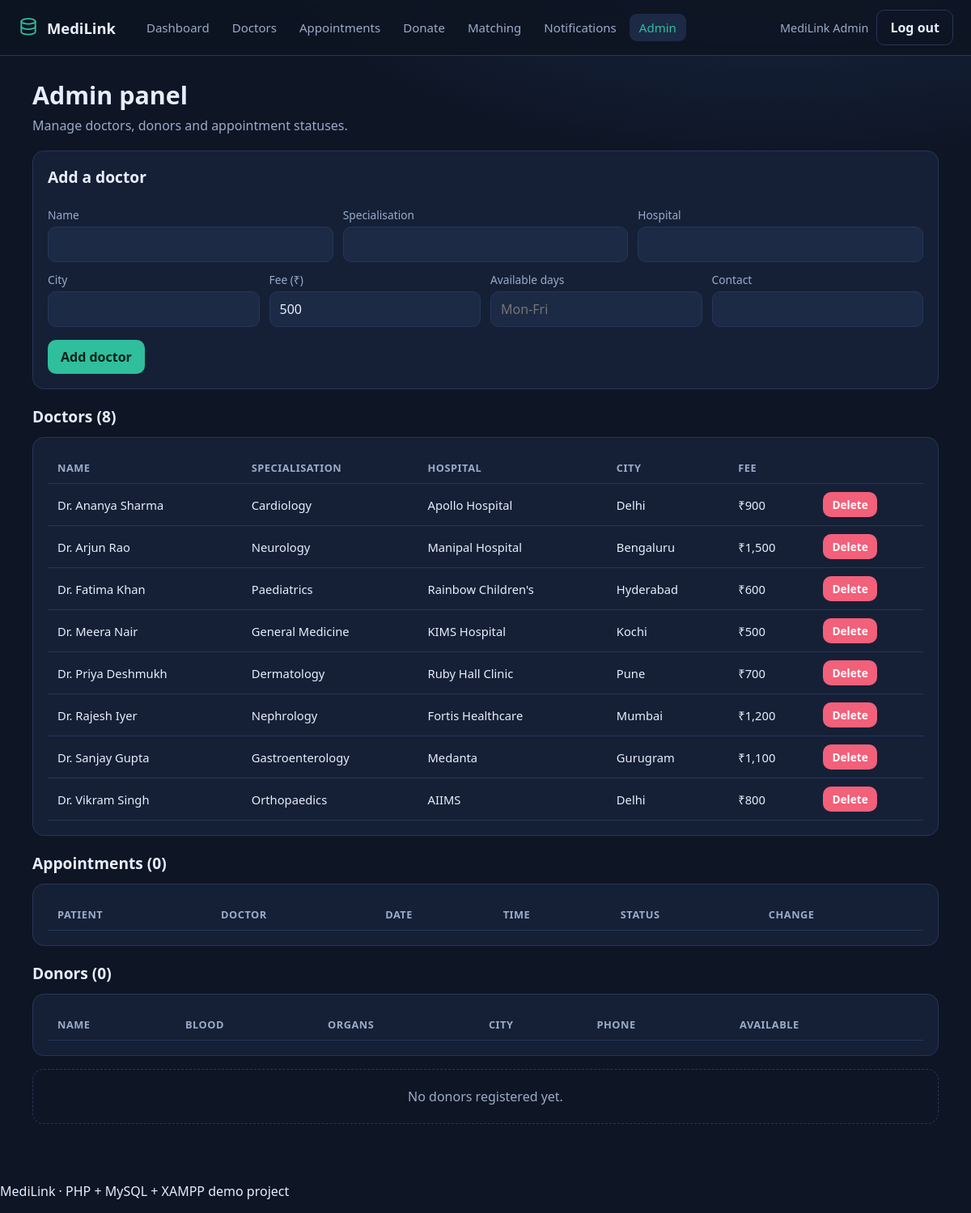
/admin.php (signed in), run on the app's committed database.
### tables this page shows
CREATE TABLE IF NOT EXISTS users (
  id            INT AUTO_INCREMENT PRIMARY KEY,
  email         VARCHAR(190) NOT NULL UNIQUE,
  password_hash VARCHAR(255) NOT NULL,
  full_name     VARCHAR(120) NOT NULL,
  phone         VARCHAR(30)  DEFAULT NULL,
  city          VARCHAR(80)  DEFAULT NULL,
  blood_group   VARCHAR(5)   DEFAULT NULL,
  created_at    TIMESTAMP NOT NULL DEFAULT CURRENT_TIMESTAMP
);

CREATE TABLE IF NOT EXISTS doctors (
  id             INT AUTO_INCREMENT PRIMARY KEY,
  name           VARCHAR(120) NOT NULL,
  specialization VARCHAR(120) NOT NULL,
  hospital       VARCHAR(150) NOT NULL,
  city           VARCHAR(80)  NOT NULL,
  fee            DECIMAL(10,2) NOT NULL DEFAULT 0,
  available_days VARCHAR(60)  NOT NULL DEFAULT 'Mon-Fri',
  contact        VARCHAR(40)  DEFAULT NULL,
  created_at     TIMESTAMP NOT NULL DEFAULT CURRENT_TIMESTAMP
);

### config/db.php (called while the page is built, shortened)
<?php
function db(): PDO
{
    static $pdo = null;
    if ($pdo === null) {
        $dsn = 'mysql:host=' . DB_HOST . ';port=' . DB_PORT . ';dbname=' . DB_NAME . ';charset=utf8mb4';
        try {
            $pdo = new PDO($dsn, DB_USER, DB_PASS, [
                PDO::ATTR_ERRMODE            => PDO::ERRMODE_EXCEPTION,
                PDO::ATTR_DEFAULT_FETCH_MODE => PDO::FETCH_ASSOC,
                PDO::ATTR_EMULATE_PREPARES   => false,
            ]);
        } catch (PDOException $e) {
            die('<h2>Database connection failed</h2><p>Start MySQL in the XAMPP control panel and import <code>database/medilink.sql</code>.</p><pre>'
                . htmlspecialchars($e->getMessage()) . '</pre>');
        }
    }
    return $pdo;
}

### includes/auth.php (called while the page is built, shortened)
<?php
require_once __DIR__ . '/../config/db.php';
function current_user(): ?array
{
    static $user = null;
    if ($user === null) {
        $stmt = db()->prepare('SELECT * FROM users WHERE id = ?');
        $stmt->execute([$_SESSION['user_id']]);
        $user = $stmt->fetch() ?: null;
    }
    return $user ?: null;
}
function user_roles(): array
{
    $stmt = db()->prepare('SELECT role FROM user_roles WHERE user_id = ?');
    $stmt->execute([$_SESSION['user_id']]);
    return array_column($stmt->fetchAll(), 'role');
}
function has_role(string $role): bool
{
    return in_array($role, user_roles(), true);
}
function require_login(): array
{
    $user = current_user();
    return $user;
}
function require_admin(): array
{
    $user = require_login();
    return $user;
}
function e(?string $value): string
{
    return htmlspecialchars((string) $value, ENT_QUOTES, 'UTF-8');
}

### admin.php (the view, shortened to what this page needs)
<?php
require_once __DIR__ . '/includes/auth.php';
$me = require_admin();
$doctors = db()->query('SELECT * FROM doctors ORDER BY name')->fetchAll();
$donors  = db()->query('SELECT * FROM donors ORDER BY created_at DESC')->fetchAll();
$appts   = db()->query(
    'SELECT a.*, d.name AS doctor, u.full_name AS patient
     FROM appointments a
     JOIN doctors d ON d.id = a.doctor_id
     JOIN users u ON u.id = a.patient_id
     ORDER BY a.appointment_date DESC, a.id DESC'
)->fetchAll();
require_once __DIR__ . '/includes/header.php';
?>
<div class="page-head">
  <div><h1>Admin panel</h1><p class="sub">Manage doctors, donors and appointment statuses.</p></div>
</div>
<div class="card" style="margin-bottom:20px">
  <h2>Add a doctor</h2>
  <form method="post">
    <div class="row">
      <div><label>Name</label><input name="name" required></div>
      <div><label>Specialisation</label><input name="specialization" required></div>
      <div><label>Hospital</label><input name="hospital" required></div>
    </div>
    <div class="row">
      <div><label>City</label><input name="city" required></div>
      <div><label>Fee (₹)</label><input type="number" name="fee" min="0" step="50" value="500"></div>
      <div><label>Available days</label><input name="available_days" placeholder="Mon-Fri"></div>
      <div><label>Contact</label><input name="contact"></div>
    </div>
    <button class="btn" type="submit">Add doctor</button>
  </form>
</div>
<h2>Doctors (<?= count($doctors) ?>)</h2>
<div class="card table-wrap" style="margin-bottom:20px">
  <table>
    <thead><tr><th>Name</th><th>Specialisation</th><th>Hospital</th><th>City</th><th>Fee</th><th></th></tr></thead>
    <tbody>
    <?php foreach ($doctors as $d): ?>
      <tr>
        <td><?= e($d['name']) ?></td><td><?= e($d['specialization']) ?></td>
        <td><?= e($d['hospital']) ?></td><td><?= e($d['city']) ?></td>
        <td>₹<?= number_format((float) $d['fee']) ?></td>
        <td>
          <form method="post" class="inline" data-confirm="Delete this doctor and their appointments?">
            <button class="btn btn-sm btn-danger" type="submit">Delete</button>
          </form>
        </td>
      </tr>
    <?php endforeach; ?>
    </tbody>
  </table>
</div>
<h2>Appointments (<?= count($appts) ?>)</h2>
<div class="card table-wrap" style="margin-bottom:20px">
  <table>
    <thead><tr><th>Patient</th><th>Doctor</th><th>Date</th><th>Time</th><th>Status</th><th>Change</th></tr></thead>
  </table>
</div>
<h2>Donors (<?= count($donors) ?>)</h2>
<div class="card table-wrap">
  <table>
    <thead><tr><th>Name</th><th>Blood</th><th>Organs</th><th>City</th><th>Phone</th><th>Available</th></tr></thead>
  </table>
</div>
<?php if (!$donors): ?><p class="empty">No donors registered yet.</p><?php endif; ?>
<?php require_once __DIR__ . '/includes/footer.php'; ?>

### includes/header.php (shortened to what this page needs)
<?php
require_once __DIR__ . '/auth.php';
$me = current_user();
$unread = 0;
if ($me) {
    $s = db()->prepare('SELECT COUNT(*) c FROM notifications WHERE user_id = ? AND is_read = 0');
    $s->execute([$me['id']]);
    $unread = (int) $s->fetch()['c'];
}
$current = basename($_SERVER['PHP_SELF']);
?>
<!DOCTYPE html>
<html lang="en">
<head>
<link rel="stylesheet" href="assets/css/style.css">
</head>
<body>
<header class="topbar">
  <a class="brand" href="<?= $me ? 'dashboard.php' : 'index.php' ?>">
    <svg viewBox="0 0 24 24" width="26" height="26" aria-hidden="true">
      <ellipse cx="12" cy="5" rx="8" ry="3"/>
      <path d="M4 5v6c0 1.7 3.6 3 8 3s8-1.3 8-3V5"/>
      <path d="M4 11v6c0 1.7 3.6 3 8 3s8-1.3 8-3v-6"/>
    </svg>
    <span>MediLink</span>
  </a>
  <?php if ($me): ?>
  <nav class="nav">
    <a class="<?= $current === 'dashboard.php' ? 'active' : '' ?>" href="dashboard.php">Dashboard</a>
    <a class="<?= $current === 'doctors.php' ? 'active' : '' ?>" href="doctors.php">Doctors</a>
    <a class="<?= $current === 'appointments.php' ? 'active' : '' ?>" href="appointments.php">Appointments</a>
    <a class="<?= $current === 'donate.php' ? 'active' : '' ?>" href="donate.php">Donate</a>
    <a class="<?= $current === 'matching.php' ? 'active' : '' ?>" href="matching.php">Matching</a>
    <a class="<?= $current === 'notifications.php' ? 'active' : '' ?>" href="notifications.php">
      Notifications<?= $unread ? ' <span class="badge">' . $unread . '</span>' : '' ?>
    </a>
    <?php if (has_role('admin')): ?>
      <a class="<?= $current === 'admin.php' ? 'active' : '' ?>" href="admin.php">Admin</a>
    <?php endif; ?>
  </nav>
  <div class="userbox">
    <span class="who"><?= e($me['full_name']) ?></span>
    <a class="btn btn-ghost" href="logout.php">Log out</a>
  </div>
  <?php endif; ?>
</header>
<main class="container">

### includes/footer.php (shortened to what this page needs)
</main>
<footer class="footer">
  <p>MediLink &middot; PHP + MySQL + XAMPP demo project</p>
</footer>
</body>
</html>

### assets/css/style.css (style rules this page uses)
:root { --bg:#0e1524; --surface:#152036; --surface-2:#1c2a45; --border:#26365a; --text:#e8eefc; --muted:#9aabc9; --primary:#2fbf9c; --primary-ink:#04221b; --danger:#f2607a; --warn:#f0b429; --radius:14px; }
* { box-sizing:border-box }
body { margin:0;background:radial-gradient(1200px 600px at 80% -10%,#1b2c4d 0%,var(--bg) 60%); color:var(--text);font-family:"Segoe UI",system-ui,-apple-system,Arial,sans-serif; min-height:100vh;display:flex;flex-direction:column; }
a { color:var(--primary);text-decoration:none }
.topbar { display:flex;align-items:center;gap:18px;flex-wrap:wrap; padding:12px 22px;background:rgba(13,20,34,.85); border-bottom:1px solid var(--border);position:sticky;top:0;z-index:20;backdrop-filter:blur(8px); }
.brand { display:flex;align-items:center;gap:10px;font-weight:700;font-size:1.15rem;color:var(--text) }
.brand svg { fill:none;stroke:var(--primary);stroke-width:1.7;stroke-linecap:round }
.nav { display:flex;gap:4px;flex-wrap:wrap;margin-left:8px }
.nav a { padding:7px 12px;border-radius:9px;color:var(--muted);font-size:.94rem }
.nav a.active { background:var(--surface-2);color:var(--primary) }
.userbox { margin-left:auto;display:flex;align-items:center;gap:10px }
.who { color:var(--muted);font-size:.9rem }
.container { flex:1;width:min(1120px,94%);margin:28px auto 40px }
.page-head { display:flex;flex-wrap:wrap;gap:12px;align-items:flex-end;justify-content:space-between;margin-bottom:20px }
h1 { margin:0;font-size:1.9rem }
h2 { margin:0 0 12px;font-size:1.2rem }
.sub { color:var(--muted);margin:6px 0 0 }
.card { background:var(--surface);border:1px solid var(--border);border-radius:var(--radius);padding:18px }
label { display:block;margin:12px 0 5px;font-size:.86rem;color:var(--muted) }
input,select,textarea { width:100%;padding:10px 12px;border-radius:10px;border:1px solid var(--border); background:var(--surface-2);color:var(--text);font:inherit; }
.row { display:grid;gap:12px;grid-template-columns:repeat(auto-fit,minmax(180px,1fr)) }
.btn { display:inline-block;border:0;cursor:pointer;background:var(--primary);color:var(--primary-ink); padding:10px 16px;border-radius:10px;font-weight:600;font:inherit;font-weight:600; }
.btn-ghost { background:transparent;color:var(--text);border:1px solid var(--border) }
.btn-danger { background:var(--danger);color:#fff }
.btn-sm { padding:6px 11px;font-size:.85rem }
form .btn { margin-top:16px }
form.inline .btn { margin-top:0 }
table { width:100%;border-collapse:collapse;font-size:.92rem }
th,td { text-align:left;padding:10px 12px;border-bottom:1px solid var(--border) }
th { color:var(--muted);font-weight:600;font-size:.8rem;text-transform:uppercase;letter-spacing:.04em }
.table-wrap { overflow-x:auto }
.empty { color:var(--muted);padding:22px;text-align:center;border:1px dashed var(--border);border-radius:var(--radius) }

### data on the page
users: full_name "MediLink Admin"
doctors: name "Dr. Ananya Sharma", specialization "Cardiology", hospital "Apollo Hospital", city "Delhi", fee "900"
doctors: name "Dr. Arjun Rao", specialization "Neurology", hospital "Manipal Hospital", city "Bengaluru", fee "1,500"
doctors: name "Dr. Fatima Khan", specialization "Paediatrics", hospital "Rainbow Children's", city "Hyderabad", fee "600"
doctors: name "Dr. Meera Nair", specialization "General Medicine", hospital "KIMS Hospital", city "Kochi", fee "500"
doctors: name "Dr. Priya Deshmukh", specialization "Dermatology", hospital "Ruby Hall Clinic", city "Pune", fee "700"
doctors: name "Dr. Rajesh Iyer", specialization "Nephrology", hospital "Fortis Healthcare", city "Mumbai", fee "1,200"
doctors: name "Dr. Sanjay Gupta", specialization "Gastroenterology", hospital "Medanta", city "Gurugram", fee "1,100"
doctors: name "Dr. Vikram Singh", specialization "Orthopaedics", hospital "AIIMS", city "Delhi", fee "800"

### other printed values
count($doctors) "8"
count($appts) "0"
count($donors) "0"
